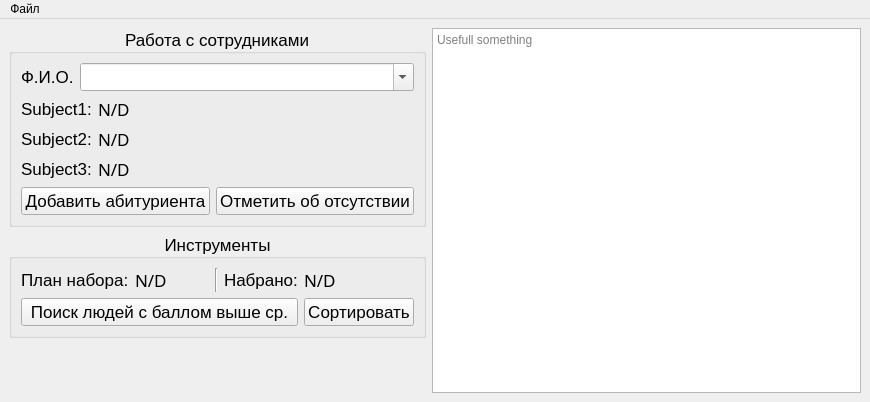
<?xml version="1.0" encoding="UTF-8"?>
<ui version="4.0">
 <class>MainWindow</class>
 <widget class="QMainWindow" name="MainWindow">
  <property name="geometry">
   <rect>
    <x>0</x>
    <y>0</y>
    <width>870</width>
    <height>402</height>
   </rect>
  </property>
  <property name="windowTitle">
   <string>MainWindow</string>
  </property>
  <property name="tabShape">
   <enum>QTabWidget::Rounded</enum>
  </property>
  <widget class="QWidget" name="centralwidget">
   <layout class="QGridLayout" name="gridLayout_2">
    <item row="0" column="2" rowspan="6">
     <spacer name="horizontalSpacer_6">
      <property name="orientation">
       <enum>Qt::Horizontal</enum>
      </property>
      <property name="sizeType">
       <enum>QSizePolicy::Preferred</enum>
      </property>
      <property name="sizeHint" stdset="0">
       <size>
        <width>0</width>
        <height>20</height>
       </size>
      </property>
     </spacer>
    </item>
    <item row="0" column="0" rowspan="6">
     <spacer name="horizontalSpacer_5">
      <property name="orientation">
       <enum>Qt::Horizontal</enum>
      </property>
      <property name="sizeType">
       <enum>QSizePolicy::Preferred</enum>
      </property>
      <property name="sizeHint" stdset="0">
       <size>
        <width>0</width>
        <height>20</height>
       </size>
      </property>
     </spacer>
    </item>
    <item row="0" column="3" rowspan="6">
     <widget class="QPlainTextEdit" name="plainTextEdit_info">
      <property name="frameShape">
       <enum>QFrame::StyledPanel</enum>
      </property>
      <property name="frameShadow">
       <enum>QFrame::Raised</enum>
      </property>
      <property name="documentTitle">
       <string/>
      </property>
      <property name="readOnly">
       <bool>true</bool>
      </property>
      <property name="backgroundVisible">
       <bool>false</bool>
      </property>
      <property name="centerOnScroll">
       <bool>false</bool>
      </property>
      <property name="placeholderText">
       <string>Usefull something</string>
      </property>
     </widget>
    </item>
    <item row="5" column="1">
     <spacer name="verticalSpacer_2">
      <property name="orientation">
       <enum>Qt::Vertical</enum>
      </property>
      <property name="sizeType">
       <enum>QSizePolicy::Fixed</enum>
      </property>
      <property name="sizeHint" stdset="0">
       <size>
        <width>400</width>
        <height>0</height>
       </size>
      </property>
     </spacer>
    </item>
    <item row="0" column="1">
     <widget class="QGroupBox" name="groupBox">
      <property name="font">
       <font>
        <pointsize>13</pointsize>
       </font>
      </property>
      <property name="title">
       <string>Работа с сотрудниками</string>
      </property>
      <property name="alignment">
       <set>Qt::AlignCenter</set>
      </property>
      <property name="flat">
       <bool>false</bool>
      </property>
      <property name="checkable">
       <bool>false</bool>
      </property>
      <layout class="QGridLayout" name="gridLayout">
       <item row="1" column="0">
        <widget class="QPushButton" name="pushButton_addEmp">
         <property name="text">
          <string>Добавить абитуриента</string>
         </property>
        </widget>
       </item>
       <item row="0" column="0" colspan="2">
        <layout class="QVBoxLayout" name="verticalLayout">
         <item>
          <layout class="QHBoxLayout" name="horizontalLayout">
           <item>
            <widget class="QLabel" name="label">
             <property name="text">
              <string>Ф.И.О.</string>
             </property>
            </widget>
           </item>
           <item>
            <widget class="QComboBox" name="comboBox_FIO">
             <property name="sizePolicy">
              <sizepolicy hsizetype="Expanding" vsizetype="Fixed">
               <horstretch>0</horstretch>
               <verstretch>0</verstretch>
              </sizepolicy>
             </property>
             <property name="editable">
              <bool>true</bool>
             </property>
             <property name="insertPolicy">
              <enum>QComboBox::NoInsert</enum>
             </property>
             <property name="sizeAdjustPolicy">
              <enum>QComboBox::AdjustToContentsOnFirstShow</enum>
             </property>
            </widget>
           </item>
          </layout>
         </item>
         <item>
          <layout class="QHBoxLayout" name="horizontalLayout_2">
           <item>
            <widget class="QLabel" name="label_subject1">
             <property name="text">
              <string>Subject1:</string>
             </property>
            </widget>
           </item>
           <item>
            <widget class="QLabel" name="label_mark1">
             <property name="font">
              <font>
               <family>Arial Black</family>
               <pointsize>13</pointsize>
              </font>
             </property>
             <property name="text">
              <string>N/D</string>
             </property>
            </widget>
           </item>
           <item>
            <spacer name="horizontalSpacer">
             <property name="orientation">
              <enum>Qt::Horizontal</enum>
             </property>
             <property name="sizeHint" stdset="0">
              <size>
               <width>40</width>
               <height>20</height>
              </size>
             </property>
            </spacer>
           </item>
          </layout>
         </item>
         <item>
          <layout class="QHBoxLayout" name="horizontalLayout_4">
           <item>
            <widget class="QLabel" name="label_subject2">
             <property name="text">
              <string>Subject2:</string>
             </property>
            </widget>
           </item>
           <item>
            <widget class="QLabel" name="label_mark2">
             <property name="font">
              <font>
               <family>Arial Black</family>
               <pointsize>13</pointsize>
              </font>
             </property>
             <property name="text">
              <string>N/D</string>
             </property>
            </widget>
           </item>
           <item>
            <spacer name="horizontalSpacer_3">
             <property name="orientation">
              <enum>Qt::Horizontal</enum>
             </property>
             <property name="sizeHint" stdset="0">
              <size>
               <width>40</width>
               <height>20</height>
              </size>
             </property>
            </spacer>
           </item>
          </layout>
         </item>
         <item>
          <layout class="QHBoxLayout" name="horizontalLayout_3">
           <item>
            <widget class="QLabel" name="label_subject3">
             <property name="text">
              <string>Subject3:</string>
             </property>
            </widget>
           </item>
           <item>
            <widget class="QLabel" name="label_mark3">
             <property name="font">
              <font>
               <family>Arial Black</family>
               <pointsize>13</pointsize>
              </font>
             </property>
             <property name="text">
              <string>N/D</string>
             </property>
            </widget>
           </item>
           <item>
            <spacer name="horizontalSpacer_2">
             <property name="orientation">
              <enum>Qt::Horizontal</enum>
             </property>
             <property name="sizeHint" stdset="0">
              <size>
               <width>40</width>
               <height>20</height>
              </size>
             </property>
            </spacer>
           </item>
          </layout>
         </item>
        </layout>
       </item>
       <item row="1" column="1">
        <widget class="QPushButton" name="pushButton_delete">
         <property name="text">
          <string>Отметить об отсутствии</string>
         </property>
        </widget>
       </item>
      </layout>
     </widget>
    </item>
    <item row="4" column="1">
     <spacer name="verticalSpacer">
      <property name="orientation">
       <enum>Qt::Vertical</enum>
      </property>
      <property name="sizeHint" stdset="0">
       <size>
        <width>20</width>
        <height>40</height>
       </size>
      </property>
     </spacer>
    </item>
    <item row="1" column="1">
     <widget class="QGroupBox" name="groupBox_2">
      <property name="font">
       <font>
        <pointsize>13</pointsize>
       </font>
      </property>
      <property name="styleSheet">
       <string notr="true"/>
      </property>
      <property name="title">
       <string>Инструменты</string>
      </property>
      <property name="alignment">
       <set>Qt::AlignCenter</set>
      </property>
      <layout class="QGridLayout" name="gridLayout_3">
       <item row="1" column="4">
        <widget class="QLabel" name="label_recruited">
         <property name="font">
          <font>
           <family>Arial Black</family>
           <pointsize>13</pointsize>
          </font>
         </property>
         <property name="text">
          <string>N/D</string>
         </property>
        </widget>
       </item>
       <item row="1" column="1">
        <widget class="QLabel" name="label_plan">
         <property name="font">
          <font>
           <family>Arial Black</family>
           <pointsize>13</pointsize>
          </font>
         </property>
         <property name="text">
          <string>N/D</string>
         </property>
        </widget>
       </item>
       <item row="1" column="0">
        <widget class="QLabel" name="label_5">
         <property name="text">
          <string>План набора:</string>
         </property>
        </widget>
       </item>
       <item row="1" column="3">
        <widget class="QLabel" name="label_8">
         <property name="text">
          <string>Набрано:</string>
         </property>
        </widget>
       </item>
       <item row="1" column="2">
        <widget class="Line" name="line">
         <property name="orientation">
          <enum>Qt::Vertical</enum>
         </property>
        </widget>
       </item>
       <item row="2" column="4">
        <widget class="QPushButton" name="pushButton_sort">
         <property name="text">
          <string>Сортировать</string>
         </property>
        </widget>
       </item>
       <item row="2" column="0" colspan="4">
        <widget class="QPushButton" name="pushButton_findSverh">
         <property name="text">
          <string>Поиск людей с баллом выше ср.</string>
         </property>
        </widget>
       </item>
      </layout>
     </widget>
    </item>
   </layout>
  </widget>
  <widget class="QMenuBar" name="menubar">
   <property name="geometry">
    <rect>
     <x>0</x>
     <y>0</y>
     <width>870</width>
     <height>24</height>
    </rect>
   </property>
   <widget class="QMenu" name="menu">
    <property name="title">
     <string>Файл</string>
    </property>
    <addaction name="separator"/>
    <addaction name="action_open"/>
    <addaction name="action_save"/>
    <addaction name="action_saveAs"/>
    <addaction name="separator"/>
   </widget>
   <addaction name="menu"/>
  </widget>
  <action name="action_open">
   <property name="checkable">
    <bool>false</bool>
   </property>
   <property name="text">
    <string>Открыть</string>
   </property>
   <property name="shortcut">
    <string>Ctrl+O</string>
   </property>
  </action>
  <action name="action_saveAs">
   <property name="checkable">
    <bool>false</bool>
   </property>
   <property name="text">
    <string>Сохранить как...</string>
   </property>
   <property name="shortcut">
    <string>Ctrl+Alt+S</string>
   </property>
  </action>
  <action name="action_save">
   <property name="checkable">
    <bool>false</bool>
   </property>
   <property name="enabled">
    <bool>false</bool>
   </property>
   <property name="text">
    <string>Сохранить</string>
   </property>
   <property name="shortcut">
    <string>Ctrl+S</string>
   </property>
  </action>
 </widget>
 <resources/>
 <connections/>
</ui>
